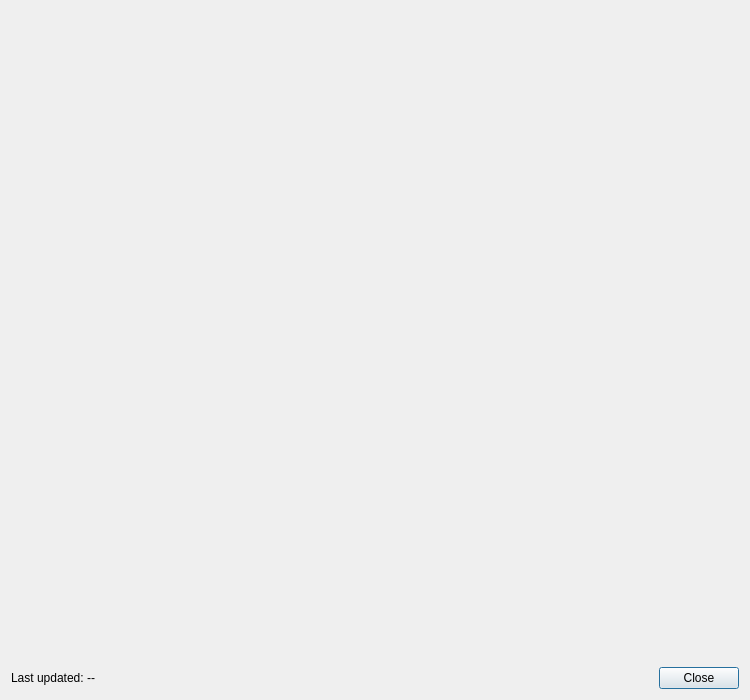
<?xml version="1.0" encoding="UTF-8"?>
<ui version="4.0">
 <class>WisDetailsDialog</class>
 <widget class="QDialog" name="WisDetailsDialog">
  <property name="geometry">
    <rect><x>0</x><y>0</y><width>750</width><height>700</height></rect>
  </property>
  <property name="windowTitle">
   <string>Weather Intensity Score</string>
  </property>
  <layout class="QVBoxLayout" name="verticalLayout">
   <item>
    <widget class="QScrollArea" name="scrollArea">
     <property name="widgetResizable">
      <bool>true</bool>
     </property>
     <property name="frameShape">
      <enum>QFrame::NoFrame</enum>
     </property>
     <widget class="QWidget" name="scrollContent">
      <layout class="QVBoxLayout" name="scrollLayout"/>
     </widget>
    </widget>
   </item>
   <item>
    <widget class="QFrame" name="bottomFrame">
     <layout class="QHBoxLayout" name="bottomLayout">
      <property name="leftMargin"><number>0</number></property>
      <property name="topMargin"><number>0</number></property>
      <property name="rightMargin"><number>0</number></property>
      <property name="bottomMargin"><number>0</number></property>
      <item>
       <widget class="QLabel" name="lastUpdatedLabel">
        <property name="text"><string>Last updated: --</string></property>
       </widget>
      </item>
      <item>
       <spacer name="horizontalSpacer">
        <property name="orientation">
         <enum>Qt::Orientation::Horizontal</enum>
        </property>
       </spacer>
      </item>
      <item>
       <widget class="QDialogButtonBox" name="buttonBox">
        <property name="standardButtons">
         <set>QDialogButtonBox::StandardButton::Close</set>
        </property>
       </widget>
      </item>
     </layout>
    </widget>
   </item>
  </layout>
 </widget>
 <resources>
  <include location="../../../../scwx-qt.qrc"/>
 </resources>
 <connections>
  <connection>
   <sender>buttonBox</sender>
   <signal>rejected()</signal>
   <receiver>WisDetailsDialog</receiver>
   <slot>reject()</slot>
  </connection>
 </connections>
</ui>
